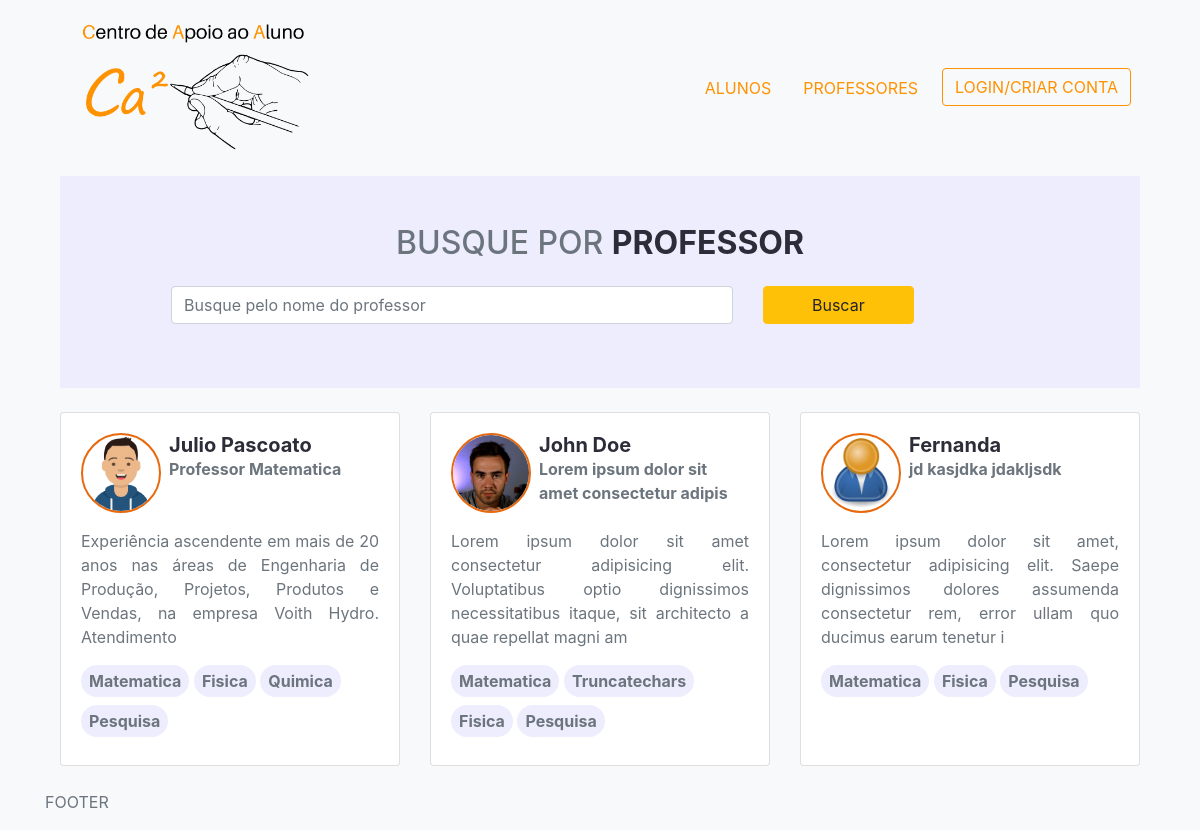
Before: /professores/ with the older database file.
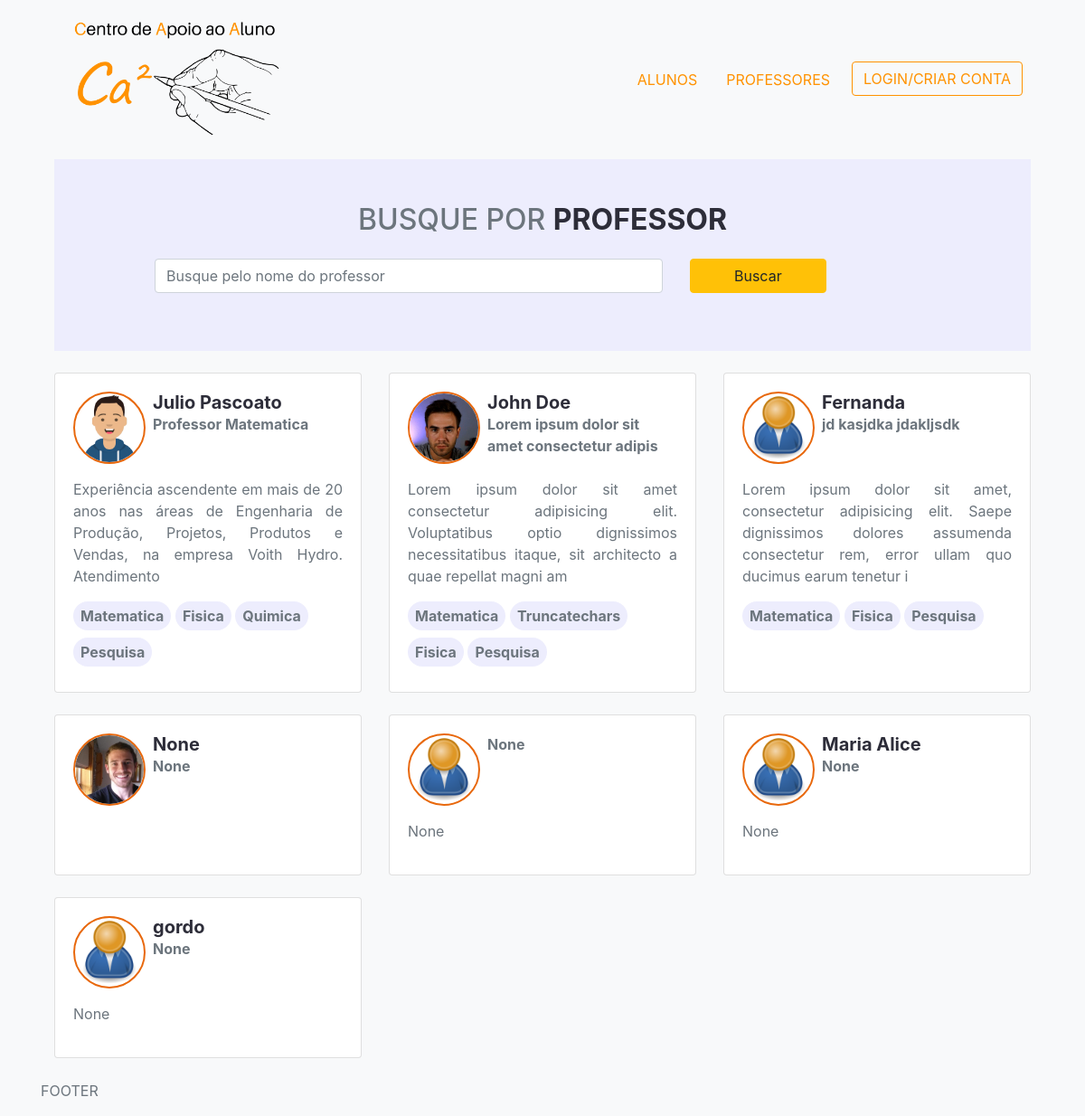
After: the same page with the newer database file.
### professores/models.py (models this page shows, shortened)
class Professor(models.Model):
    user = models.OneToOneField(
        User, on_delete=models.CASCADE, null=True, blank=True)
    nome = models.CharField(max_length=200, blank=True, null=True)
    email = models.EmailField(max_length=200, blank=True, null=True)
    username = models.CharField(max_length=200, blank=True, null=True)
    localizacao = models.CharField(max_length=200, blank=True, null=True)
    introducao = models.CharField(max_length=200, blank=True, null=True)
    bio = models.TextField(blank=True, null=True)
    imagem_perfil = models.ImageField(
        null=True, blank=True, upload_to='professores/', default='professores/user-default.png')
    endereco = models.TextField(blank=True, null=True)
    telefone = models.CharField(max_length=200, blank=True, null=True)
    celular = models.CharField(max_length=200, blank=True, null=True)
    cpf = models.CharField(max_length=200, blank=True, null=True)
    rg = models.CharField(max_length=200, blank=True, null=True)
    pis = models.CharField(max_length=200, blank=True, null=True)
    data_nascimento = models.DateField(blank=True, null=True)
    dados_bancarios = models.TextField(blank=True, null=True)
    created = models.DateTimeField(auto_now_add=True)
    id = models.UUIDField(default=uuid.uuid4, unique=True,
                          primary_key=True, editable=False)

class Habilidade(models.Model):
    owner = models.ForeignKey(
        Professor, on_delete=models.CASCADE, null=True, blank=True)
    nome = models.CharField(max_length=200, blank=True, null=True)
    descricao = models.TextField(null=True, blank=True)
    created = models.DateTimeField(auto_now_add=True)
    id = models.UUIDField(default=uuid.uuid4, unique=True,
                          primary_key=True, editable=False)

### professores/views.py (the view)
# urls.py: path('', views.professores, name="alunos"),
def professores(request):
    professores = Professor.objects.all()
    content = {
        'professores': professores
    }
    return render(request, 'professores/profiles.html', content)

### professores/templates/professores/profiles.html
{% extends "main.html" %}
{% block content %}
    <div class="container">
     <div class="container p-5 mb-4 search-class">
        <div class="container text-center mb-4">
          <h2 class="text-uppercase">Busque por <span class="text-dark font-weight-bold">Professor</span></h2>
        </div>
        <form action="#" method="get">
                <div class="row mx-5 ">
                        <div class="col-md-8 mb-3">
                            <input class="form-control " id="formInput#search" type="text" name="text" placeholder="Busque pelo nome do professor" />
                        </div>
                        <div class="col-md-4">
                            <input class="btn btn-warning px-5 " type="submit" value="Buscar" />
                        </div>
                </div>
        </form>
    </div>
<div class="container px-0">
  <div class="row row-cols-1 row-cols-md-2 row-cols-lg-3">
    {% for professor in  professores %}
    <div class="col mb-4">
            <a class="text-muted text-decoration-none" href="{% url 'professor' professor.id %}">
                <div class="card h-100 ">
                    <div class="card-body">
                        <div class="container px-0 d-flex mb-3">
                            <img class="avatar avatar--md mr-2" src="{{professor.imagem_perfil.url}}" />
                            <div class="container p-0">
                                <h5 class="text-dark font-weight-bold my-0">{{professor.nome}}</h5>
                                <div class="font-weight-bolder">{{professor.introducao|slice:"45"}}</div>
                            </div>
                        </div>
                        <div class="container text-justify px-0 py-0">{{professor.bio|slice:"150"}}</div>
                        <div class="container pl-0 mt-3">
                            {% for skill in professor.habilidade_set.all %}
                            <span class="rounded-pill d-inline-flex py-1 px-2 mb-2 search-class font-weight-bold">
                                {{skill.nome|title}}
                            </span>
                            {% endfor %}
                        </div>
                    </div>
                </div>
            </a>
        </div>
    {% endfor %}
  </div>
</div>
    </div>
{% endblock content %}

Changed rows visible on the page:
added Professor: imagem_perfil (picture), nome "None", introducao "None"
added Professor: imagem_perfil (placeholder picture), introducao "None", bio "None"
added Professor: imagem_perfil (placeholder picture), nome "Maria Alice", introducao "None", bio "None"
added Professor: imagem_perfil (placeholder picture), nome "gordo", introducao "None", bio "None"
